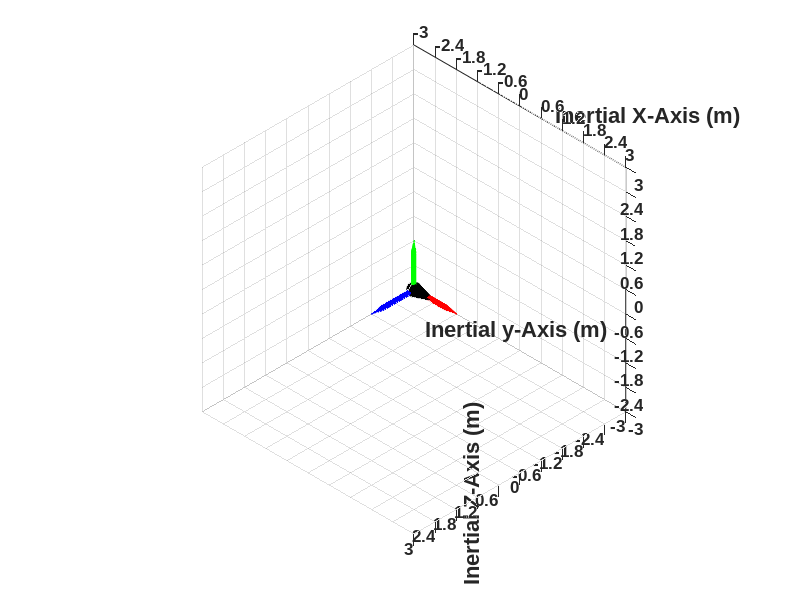

The MATLAB script that drew this image: (Note: this script raises an error after producing the figure.)
tic;
%[s]Starts the program timer.

clc;
%[]Clears the command window.

clear;
%[]Clears the variable workspace.

format('Compact');
%[]Makes the command window output single-space.

format('LongG');
%[]Sets the command window to display 16 digits per variable.

close('All');
%[]Closes all figures.

%%
%[]LOAD VEHICLE DATA:

load('Vehicle.mat');
%[]Loads the vehicle data;

%%
%[]WINDOW AND AXES DEVELOPMENT:

ScreenSize = get(0,'ScreenSize');
%[]Determines the location and dimensions of the current monitor.

Window = figure( ...
    'Color','w', ...
    'Name','VEHICLE ANIMATION', ...
    'NumberTitle','Off', ...
    'OuterPosition',ScreenSize);
%[]Initiates a window and adjusts its properties.

Extent = 3;
%[]Axes limits.

Axes = axes( ...
    'CameraPosition',Extent*[1,1,1], ...
    'CameraTarget',[0,0,0], ...
    'FontName','Arial', ...
    'FontSize',12, ...
    'FontWeight','Bold', ...
    'NextPlot','Add', ...
    'Parent',Window, ...
    'PlotBoxAspectRatio',[1,1,1], ...
    'XGrid','On', ...
    'YGrid','On', ...
    'ZGrid','On', ...
    'XLim',Extent * [-1,1], ...
    'YLim',Extent * [-1,1], ...
    'ZLim',Extent * [-1,1], ...
    'XTick',Extent*(-1:0.2:1), ...
    'YTick',Extent*(-1:0.2:1), ...
    'ZTick',Extent*(-1:0.2:1));
%[]Adds an axes to the specified window and adjusts its properties.

xlabel('Inertial X-Axis (m)','FontSize',16,'Parent',Axes);
%[]Adds a label to the specified axis and adjusts its properties.

ylabel('Inertial y-Axis (m)','FontSize',16,'Parent',Axes);
%[]Adds a label to the specified axis and adjusts its properties.

zlabel('Inertial Z-Axis (m)','FontSize',16,'Parent',Axes);
%[]Adds a label to the specified axis and adjusts its properties.

%%
%[]VEHICLE INTEGRATION:

Vehicle(1) = mesh(xc1,yc1,zc1,'FaceColor','k','EdgeColor','k');
%[]Vehicle.

Vehicle(2) = mesh(x,y,z,'FaceColor','r','EdgeColor','r');
%[]Vehicle body x-axis.

Vehicle(3) = mesh(xc2,yc2,zc2,'FaceColor','r','EdgeColor','r');
%[]Vehicle body x-axis direction.

rotate(Vehicle(1),[0,1,0],90);
%[]Rotates the vehicle orientation.

rotate(Vehicle(2),[0,1,0],90);
%[]Rotates the body x-axis orientation.

rotate(Vehicle(3),[0,1,0],90);
%[]Rotates the body x-axis orientation.

Vehicle(4) = mesh(x,y,z,'FaceColor','g','EdgeColor','g');
%[]Vehicle body y-axis.

Vehicle(5) = mesh(xc2,yc2,zc2,'FaceColor','g','EdgeColor','g');
%[]Vehicle body y-axis direction.

rotate(Vehicle(4),[1,0,0],-90);
%[]Rotates the body y-axis orientation.

rotate(Vehicle(5),[1,0,0],-90);
%[]Rotates the body y-axis orientation.

Vehicle(6) = mesh(x,y,z,'FaceColor','b','EdgeColor','b');
%[]Vehicle body z-axis.

Vehicle(7) = mesh(xc2,yc2,zc2,'FaceColor','b','EdgeColor','b');
%[]Vehicle body z-axis direction.

Vehicle(8) = mesh(xs,ys,zs,'FaceColor','k','EdgeColor','k');
%[]Vehicle body heat shield.

%%
%[]OBJECT TRANSFORM:

Object = hgtransform('Parent',Axes);
%[]Initiates a new transform object.

set(Vehicle,'Parent',Object);
%[]Attaches the vehicle to the transform object.

for k = 0:360
    
    Txyz = makehgtform('Translate',0.001*[k,0,0]);
    %[m]New vehicle location.
    
    Rx = makehgtform('XRotate',k*pi/180);
    %[]Roll angle transformation matrix.
    
    Ry = makehgtform('YRotate',0);
    %[]Pitch angle transformation matrix.
    
    Rz = makehgtform('ZRotate',0);
    %[]Yaw angle transformation matrix.
    
    set(Object,'Matrix',Rz*Ry*Rx*Txyz);
    %[]New vehicle orientation.
    
    pause(0.1);
    %[]Pauses the animation for the specified time.
    
end

%%
%[]DISPLAY SIMULATION TIME:

SimulationTime = toc;
%[s]Stops the program timer.

fprintf('Simulation Time: %0.3f seconds\n',SimulationTime);
%[]Displays the simulation time on the command window.
%===================================================================================================